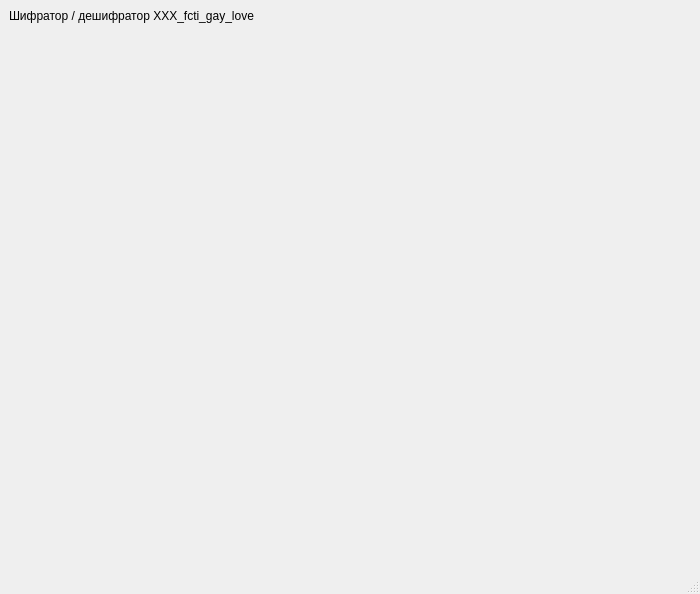
<?xml version="1.0" encoding="UTF-8"?>
<ui version="4.0">
 <class>MainWindow</class>
 <widget class="QMainWindow" name="MainWindow">
  <property name="geometry">
   <rect>
    <x>0</x>
    <y>0</y>
    <width>700</width>
    <height>594</height>
   </rect>
  </property>
  <property name="windowTitle">
   <string>MainWindow</string>
  </property>
  <widget class="QWidget" name="centralwidget">
   <layout class="QVBoxLayout" name="verticalLayout">
    <item>
     <widget class="QLabel" name="label">
      <property name="text">
       <string>Шифратор / дешифратор XXX_fcti_gay_love</string>
      </property>
     </widget>
    </item>
    <item>
     <layout class="QHBoxLayout" name="horizontalLayout">
      <item>
       <widget class="QStackedWidget" name="stackedWidget"/>
      </item>
     </layout>
    </item>
   </layout>
  </widget>
  <widget class="QStatusBar" name="statusbar"/>
 </widget>
 <resources/>
 <connections/>
</ui>
